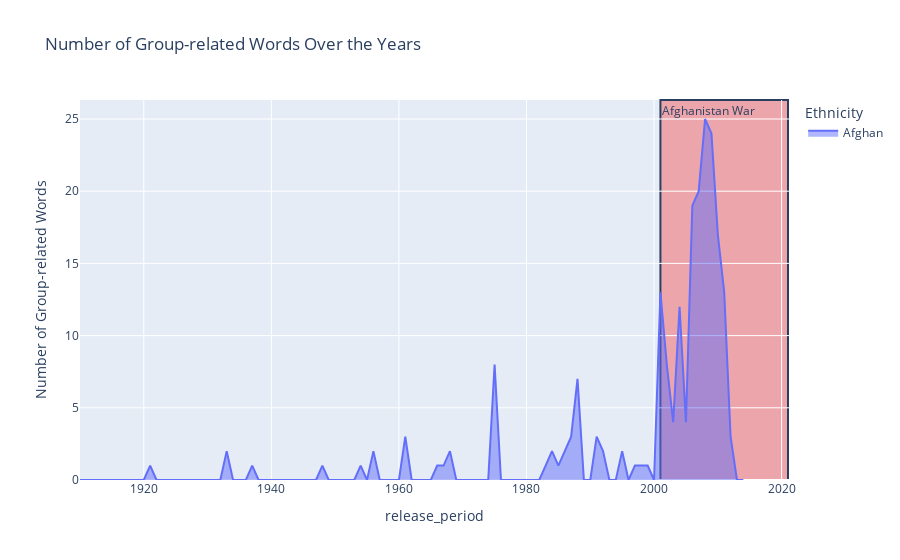

The notebook cell this image was saved under:
### Markdown cell above
The Vietnam war display similar behavior to the cold war but we can observe a decrease in representation after some time, the War in Afghanistan seem to display an surge of interest as well. The data does not stop abruptly in the dataset, so the last years having few representations is mainly due to lack of data.

### Code cell
ethnicities=['Afghan']
plot_occurrences(df_sum, ethmerged, ethnicities, 1,[
    ('2001', '2021', 'Afghanistan War')
])

### Figure 1 — Plotly figure (JSON) as saved in the notebook; plotly's stock layout.template omitted (floating-point values rounded to 4 significant figures)
{"data": [{"fillpattern": {"shape": ""}, "hovertemplate": "Ethnicity=Afghan<br>release_period=%{x}<br>Number of Group-related Words=%{y}<extra></extra>", "legendgroup": "Afghan", "line": {"color": "#636efa"}, "marker": {"symbol": "circle"}, "mode": "lines", "name": "Afghan", "orientation": "v", "showlegend": true, "stackgroup": "1", "type": "scatter", "x": [1910, 1911, 1912, 1913, 1914, 1915, 1916, 1917, 1918, 1919, 1920, 1921, 1922, 1923, 1924, 1925, 1926, 1927, 1928, 1929, 1930, 1931, 1932, 1933, 1934, 1935, 1936, 1937, 1938, 1939, 1940, 1941, 1942, 1943, 1944, 1945, 1946, 1947, 1948, 1949, 1950, 1951, 1952, 1953, 1954, 1955, 1956, 1957, 1958, 1959, 1960, 1961, 1962, 1963, 1964, 1965, 1966, 1967, 1968, 1969, 1970, 1971, 1972, 1973, 1974, 1975, 1976, 1977, 1978, 1979, 1980, 1981, 1982, 1983, 1984, 1985, 1986, 1987, 1988, 1989, 1990, 1991, 1992, 1993, 1994, 1995, 1996, 1997, 1998, 1999, 2000, 2001, 2002, 2003, 2004, 2005, 2006, 2007, 2008, 2009, 2010, 2011, 2012, 2013, 2014], "xaxis": "x", "y": [0, 0, 0, 0, 0, 0, 0, 0, 0, 0, 0, 1, 0, 0, 0, 0, 0, 0, 0, 0, 0, 0, 0, 2, 0, 0, 0, 1, 0, 0, 0, 0, 0, 0, 0, 0, 0, 0, 1, 0, 0, 0, 0, 0, 1, 0, 2, 0, 0, 0, 0, 3, 0, 0, 0, 0, 1, 1, 2, 0, 0, 0, 0, 0, 0, 8, 0, 0, 0, 0, 0, 0, 0, 1, 2, 1, 2, 3, 7, 0, 0, 3, 2, 0, 0, 2, 0, 1, 1, 1, 0, 13, 8, 4, 12, 4, 19, 20, 25, 24, 17, 13, 3, 0, 0], "yaxis": "y"}], "layout": {"annotations": [{"showarrow": false, "text": "Afghanistan War", "x": "2001", "xanchor": "left", "xref": "x", "y": 1, "yanchor": "top", "yref": "y domain"}], "legend": {"title": {"text": "Ethnicity"}, "tracegroupgap": 0}, "shapes": [{"fillcolor": "rgba(255, 0, 0, 0.3)", "layer": "below", "type": "rect", "x0": "2001", "x1": "2021", "xref": "x", "y0": 0, "y1": 1, "yref": "y domain"}], "title": {"text": "Number of Group-related Words Over the Years "}, "xaxis": {"anchor": "y", "domain": [0, 1], "title": {"text": "release_period"}}, "yaxis": {"anchor": "x", "domain": [0, 1], "title": {"text": "Number of Group-related Words"}}}}
